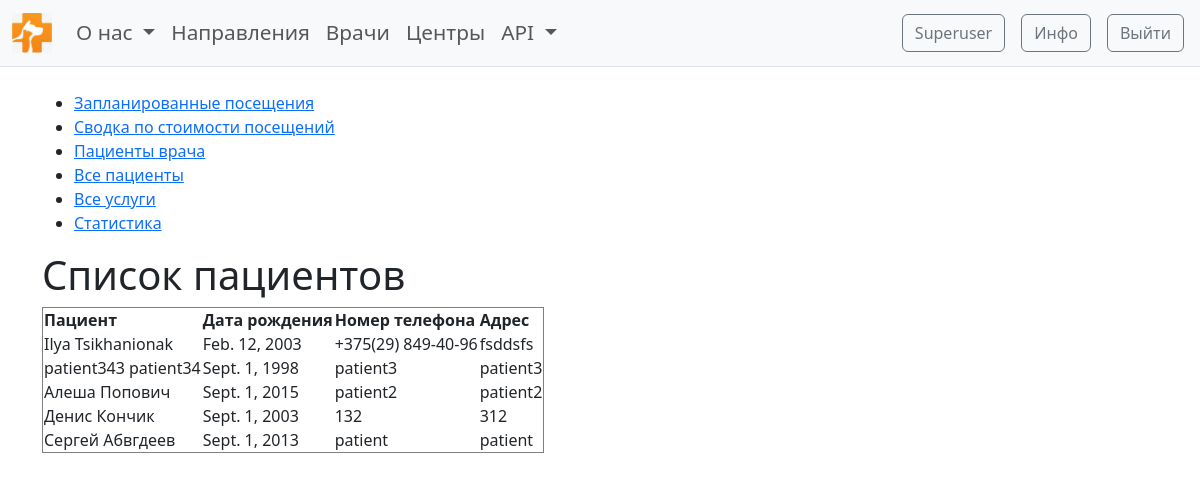
The page /stats/patients/ (signed in) on the database its author committed.
### patients/models.py (models this page shows, shortened)
class PatientProfile(models.Model):
    user = models.OneToOneField(User, on_delete=models.CASCADE)
    date_of_birth = models.DateField(
        validators=[MinValueValidator(date(1900, 1, 1)), MaxValueValidator(date.today())]
    )
    phone_number = models.CharField(max_length=20)
    address = models.CharField(max_length=100)

### stats/views.py (the view)
# urls.py: path('patients/', include('patients.urls')),
@user_passes_test(lambda user: user.is_superuser)
def patients(request):
    return render(request, 'stats/patients.html', context={
        'patients': PatientProfile.objects.order_by('user__first_name', 'user__last_name')
    })

### stats/templates/stats/patients.html (shortened to what this page needs)
{% extends 'stats/base_content.html' %}
{% block page_content %}
    <h1>Список пациентов</h1>
    <table border="1">
        <thead>
            <tr>
                <th>Пациент</th>
                <th>Дата рождения</th>
                <th>Номер телефона</th>
                <th>Адрес</th>
            </tr>
        </thead>
        <tbody>
            {% for patient in patients %}
                <tr>
                    <td>{{ patient.user.get_full_name }}</td>
                    <td>{{ patient.date_of_birth }}</td>
                    <td>{{ patient.phone_number }}</td>
                    <td>{{ patient.address }}</td>
                </tr>
            {% empty %}
                <tr>
                    <td colspan="5">Пациенты не найдены</td>
                </tr>
            {% endfor %}
        </tbody>
    </table>
{% endblock %}

### rows shown on the page
PatientProfile: user.get_full_name "Ilya Tsikhanionak", date_of_birth "Feb. 12, 2003", phone_number "+375(29) 849-40-96", address "fsddsfs"
PatientProfile: user.get_full_name "patient343 patient34", date_of_birth "Sept. 1, 1998", phone_number "patient3", address "patient3"
PatientProfile: user.get_full_name "Алеша Попович", date_of_birth "Sept. 1, 2015", phone_number "patient2", address "patient2"
PatientProfile: user.get_full_name "Денис Кончик", date_of_birth "Sept. 1, 2003", phone_number "132", address "312"
PatientProfile: user.get_full_name "Сергей Абвгдеев", date_of_birth "Sept. 1, 2013", phone_number "patient", address "patient"
